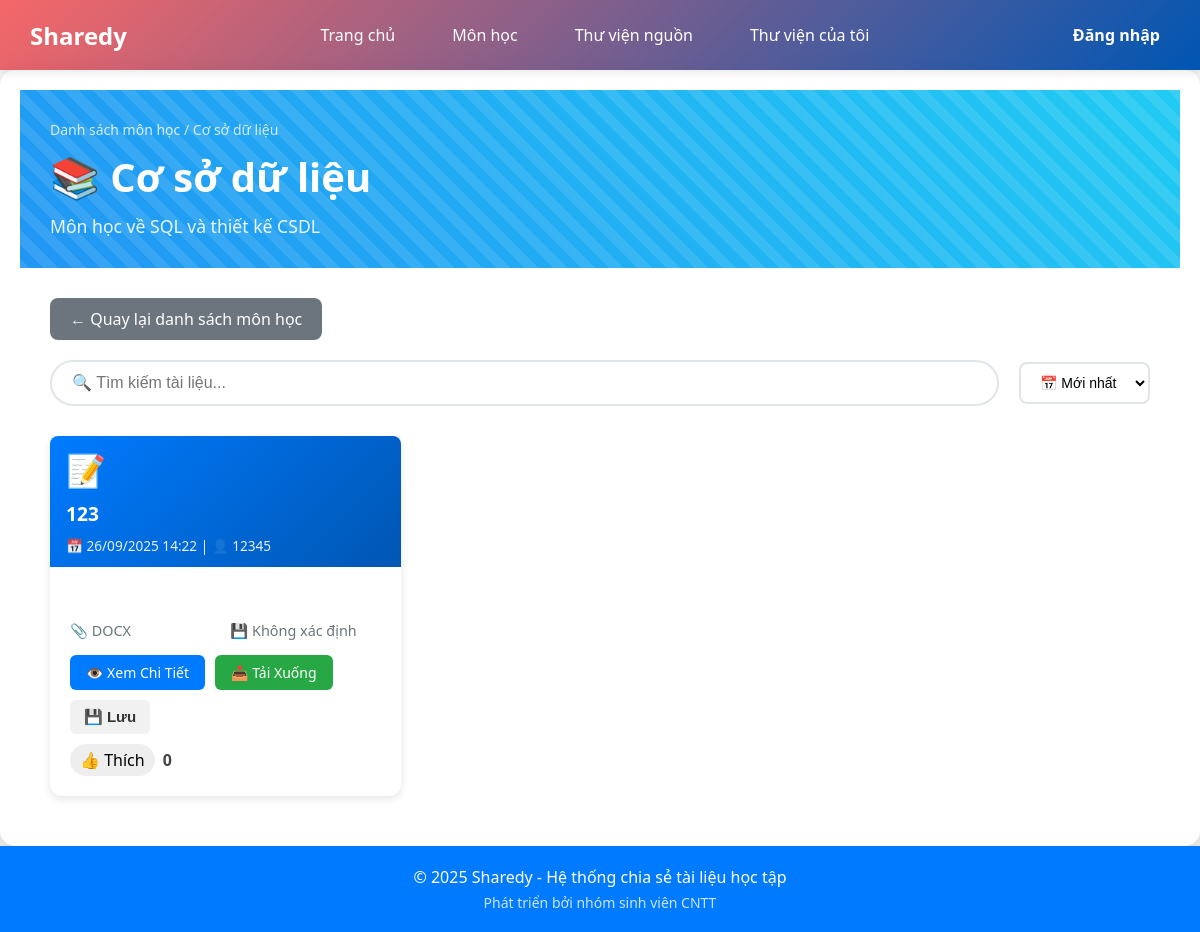
/index.php?page=tailieumon&id_mon_hoc=2, run on the app's committed database.
### tables this page shows
CREATE TABLE `mon_hoc` (
  `id` int NOT NULL AUTO_INCREMENT,
  `ten_mon` varchar(100) NOT NULL,
  `mo_ta` text,
  PRIMARY KEY (`id`)
);

CREATE TABLE `bai_chia_se` (
  `id` int NOT NULL AUTO_INCREMENT,
  `loai` enum('tai_lieu','bai_viet') NOT NULL,
  `tieu_de` varchar(200) NOT NULL,
  `mo_ta` text,
  `file_upload` varchar(255) DEFAULT NULL,
  `link_host` varchar(255) DEFAULT NULL,
  `link_source` varchar(255) DEFAULT NULL,
  `cong_nghe` varchar(255) DEFAULT NULL,
  `id_mon_hoc` int DEFAULT NULL,
  `id_danh_muc` int DEFAULT NULL,
  `id_nguoi_dung` int NOT NULL,
  `ngay_tao` timestamp NOT NULL DEFAULT CURRENT_TIMESTAMP,
  `ngay_cap_nhat` timestamp NULL DEFAULT NULL,
  `tom_tat` text,
  `tong_reaction` int DEFAULT '0',
  PRIMARY KEY (`id`),
  KEY `id_mon_hoc` (`id_mon_hoc`) /*!80000 INVISIBLE */,
  KEY `id_danh_muc` (`id_danh_muc`),
  KEY `bai_chia_se_ibfk_3` (`id_nguoi_dung`),
  CONSTRAINT `bai_chia_se_ibfk_1` FOREIGN KEY (`id_mon_hoc`) REFERENCES `mon_hoc` (`id`),
  CONSTRAINT `bai_chia_se_ibfk_2` FOREIGN KEY (`id_danh_muc`) REFERENCES `danh_muc` (`id`),
  CONSTRAINT `bai_chia_se_ibfk_3` FOREIGN KEY (`id_nguoi_dung`) REFERENCES `nguoi_dung` (`id`)
);

CREATE TABLE `nguoi_dung` (
  `id` int NOT NULL AUTO_INCREMENT,
  `ten_dang_nhap` varchar(50) NOT NULL,
  `email` varchar(100) NOT NULL,
  `mat_khau` varchar(255) NOT NULL,
  `remember_token` varchar(64) DEFAULT NULL,
  `ho_ten` varchar(100) DEFAULT NULL,
  `vai_tro` enum('quan_tri_vien','nguoi_dung','khach') DEFAULT 'khach',
  `ngay_tao` timestamp NULL DEFAULT CURRENT_TIMESTAMP,
  `ngay_cap_nhat` timestamp NULL DEFAULT CURRENT_TIMESTAMP ON UPDATE CURRENT_TIMESTAMP,
  `trang_thai` enum('hoạt_dong','khoa') DEFAULT NULL,
  `ma_xac_minh` varchar(6) DEFAULT NULL,
  `da_xac_minh` tinyint(1) DEFAULT '0',
  PRIMARY KEY (`id`),
  UNIQUE KEY `ten_dang_nhap` (`ten_dang_nhap`),
  UNIQUE KEY `email` (`email`)
);

### config/ketNoiDB.php (called while the page is built, shortened)
<?php
function lam_sach_chuoi($chuoi)
{
    return htmlspecialchars(trim($chuoi), ENT_QUOTES, 'UTF-8');
}
function dinh_dang_ngay($ngay)
{
    return date('d/m/Y H:i', strtotime($ngay));
}
function lay_tong_reaction($pdo, $id_bai)
{
    $sql = "SELECT COUNT(*) as tong FROM reaction WHERE id_bai_chia_se = ?";
    $stmt = $pdo->prepare($sql);
    $stmt->execute([$id_bai]);
    $row = $stmt->fetch();
    return $row ? $row['tong'] : 0;
}

### src/Views/taiLieuMon.php (the view, shortened to what this page needs)
<?php
include __DIR__ . '/../../config/ketNoiDB.php';
$id_mon_hoc = isset($_GET['id_mon_hoc']) ? (int)$_GET['id_mon_hoc'] : 0;
try {
    $sql_mon_hoc = "SELECT * FROM mon_hoc WHERE id = :id_mon_hoc";
    $stmt_mon_hoc = $pdo->prepare($sql_mon_hoc);
    $stmt_mon_hoc->execute([':id_mon_hoc' => $id_mon_hoc]);
    $thong_tin_mon_hoc = $stmt_mon_hoc->fetch();
} catch (PDOException $e) {
    die("Lỗi truy vấn: " . $e->getMessage());
}
try {
    $sql_tai_lieu = "SELECT bcs.*, nd.ho_ten as ten_nguoi_dang
                     FROM bai_chia_se bcs
                     LEFT JOIN nguoi_dung nd ON bcs.id_nguoi_dung = nd.id
                     WHERE bcs.id_mon_hoc = :id_mon_hoc AND bcs.loai = 'tai_lieu'
                     ORDER BY bcs.ngay_tao DESC";
    $stmt_tai_lieu = $pdo->prepare($sql_tai_lieu);
    $stmt_tai_lieu->execute([':id_mon_hoc' => $id_mon_hoc]);
    $danh_sach_tai_lieu = $stmt_tai_lieu->fetchAll();
} catch (PDOException $e) {
    $danh_sach_tai_lieu = array();
    $loi = "Không thể tải danh sách tài liệu: " . $e->getMessage();
}
function lay_icon_file($duong_dan_file)
{
    $duoi_file = strtolower(pathinfo($duong_dan_file, PATHINFO_EXTENSION));
    switch ($duoi_file) {
        case 'doc':
        case 'docx':
            return '📝';
    }
}
function tinh_kich_thuoc_file($duong_dan_file)
{
    return 'Không xác định';
}
?>
<!DOCTYPE html>
<html lang="vi">
<head>
</head>
<body>
    <div class="container">
        <div class="header">
            <div class="header-content">
                <div class="breadcrumb">
                    <a href="index.php?page=monhoc">Danh sách môn học</a> /
                    <?php echo lam_sach_chuoi($thong_tin_mon_hoc['ten_mon']); ?>
                </div>
                <h1>📚 <?php echo lam_sach_chuoi($thong_tin_mon_hoc['ten_mon']); ?></h1>
                <p>
                    <?php
                    if (!empty($thong_tin_mon_hoc['mo_ta'])) {
                        echo lam_sach_chuoi($thong_tin_mon_hoc['mo_ta']);
                    } else {
                        echo "Khám phá các tài liệu học tập chất lượng cao";
                    }
                    ?>
                </p>
            </div>
        </div>
        <div class="content">
            <a href="index.php?page=monhoc" class="back-btn">
                ← Quay lại danh sách môn học
            </a>
            <?php if (empty($danh_sach_tai_lieu)): ?>
                <div class="empty-state">
                    <h3>📭 Chưa có tài liệu nào</h3>
                    <p>Môn học này chưa có tài liệu nào được upload.</p>
                    <a href="index.php?page=upload" class="btn btn-primary">
                        ➕ Upload Tài Liệu Đầu Tiên
                    </a>
                </div>
            <?php else: ?>
                <div class="search-sort-container">
                    <input type="text"
                        class="search-box"
                        id="search-input"
                        placeholder="🔍 Tìm kiếm tài liệu...">
                    <select class="sort-select" id="sort-select" onchange="sap_xep_tai_lieu()">
                        <option value="moi-nhat">📅 Mới nhất</option>
                    </select>
                </div>
                <div class="tai-lieu-grid" id="tai-lieu-container">
                    <?php foreach ($danh_sach_tai_lieu as $tai_lieu): ?>
                        <div class="tai-lieu-card"
                            data-title="<?php echo strtolower(lam_sach_chuoi($tai_lieu['tieu_de'])); ?>"
                            data-date="<?php echo $tai_lieu['ngay_tao']; ?>">
                            <div class="tai-lieu-header">
                                <span class="file-icon">
                                    <?php echo lay_icon_file($tai_lieu['file_upload']); ?>
                                </span>
                                <div class="tai-lieu-title">
                                    <?php echo lam_sach_chuoi($tai_lieu['tieu_de']); ?>
                                </div>
                                <div class="tai-lieu-meta">
                                    📅 <?php echo dinh_dang_ngay($tai_lieu['ngay_tao']); ?>
                                    <?php if (!empty($tai_lieu['ten_nguoi_dang'])): ?>
                                        | 👤 <?php echo lam_sach_chuoi($tai_lieu['ten_nguoi_dang']); ?>
                                    <?php endif; ?>
                                </div>
                            </div>
                            <div class="tai-lieu-body">
                                <div class="tai-lieu-info">
                                    <div class="info-item">
                                        📎 <?php echo strtoupper(pathinfo($tai_lieu['file_upload'], PATHINFO_EXTENSION)); ?>
                                    </div>
                                    <div class="info-item">
                                        💾 <?php echo tinh_kich_thuoc_file($tai_lieu['file_upload']); ?>
                                    </div>
                                </div>
                                <div class="tai-lieu-actions">
                                    <a href="index.php?page=chitiettailieu&id=<?php echo $tai_lieu['id']; ?>"
                                        class="btn btn-primary">
                                        👁️ Xem Chi Tiết
                                    </a>
                                    <a href="<?php echo $tai_lieu['file_upload']; ?>"
                                        class="btn btn-success"
                                        download
                                        target="_blank">
                                        📥 Tải Xuống
                                    </a>
                                    <?php
                                    $sql = "SELECT 1 FROM thu_vien_ca_nhan WHERE id_nguoi_dung = :user AND id_bai_chia_se = :post";
                                    $stmt = $pdo->prepare($sql);
                                    $stmt->execute([
                                        ':user' => $_SESSION['user_id'] ?? 0,
                                        ':post' => $tai_lieu['id']
                                    ]);
                                    $da_luu = $stmt->fetch();
                                    ?>
                                    <button class="btn-save <?php echo $da_luu ? 'saved' : ''; ?>"
                                        onclick="toggleSave(this, <?php echo $tai_lieu['id']; ?>)">
                                        <?php echo $da_luu ? '✅ Đã lưu' : '💾 Lưu'; ?>
                                    </button>
                                </div>
                                <div class="reaction-box" data-id="<?php echo $tai_lieu['id']; ?>">
                                    <div class="like-button">
                                        👍 <span class="like-text">Thích</span>
                                    </div>
                                    <span class="reaction-count">
                                        <?php echo lay_tong_reaction($pdo, $tai_lieu['id']); ?>
                                    </span>
                                </div>
                            </div>
                        </div>
                </div>
        </div>
    <?php endforeach; ?>
    </div>
<?php endif; ?>
</body>
</html>

### src/Views/layout.php (style rules this page uses)
* { margin: 0; padding: 0; box-sizing: border-box; }
body { font-family: 'Segoe UI', Tahoma, Geneva, Verdana, sans-serif; background-color: #f4f4f4ff; }
.container { justify-content: center; align-items: center; min-height: calc(100vh - 60px); background-image: url(https://static.tramdoc.vn/image/img.news/0/0/0/8341.jpg?v=1&w=300&h=200&nocache=1); padding: 20px; background-size: cover; background-position: center; background-repeat: no-repeat; }

### src/Views/taiLieuMon.php (style rules this page uses)
* { margin: 0; padding: 0; box-sizing: border-box; }
body { font-family: 'Segoe UI', Tahoma, Geneva, Verdana, sans-serif; background: linear-gradient(135deg, #667eea 0%, #764ba2 100%); min-height: 100vh; }
.container { max-width: 1200px; margin: 0 auto; background: white; border-radius: 15px; box-shadow: 0 10px 30px rgba(0, 0, 0, 0.2); overflow: hidden; }
.header { background: linear-gradient(45deg, #2196F3, #21CBF3); color: white; padding: 30px; position: relative; overflow: hidden; }
.header::before { content: ''; position: absolute; top: -50%; right: -50%; width: 200%; height: 200%; background: repeating-linear-gradient(45deg, transparent, transparent 10px, rgba(255, 255, 255, 0.1) 10px, rgba(255, 255, 255, 0.1) 20px); animation: move 20s linear infinite; }
.header-content { position: relative; z-index: 2; }
.breadcrumb { font-size: 14px; opacity: 0.8; margin-bottom: 10px; }
.breadcrumb a { color: white; text-decoration: none; }
.header h1 { font-size: 2.5em; margin-bottom: 10px; }
.header p { font-size: 1.1em; opacity: 0.9; }
.content { padding: 30px; }
.search-sort-container { display: flex; gap: 20px; margin-bottom: 30px; flex-wrap: wrap; align-items: center; }
.search-box { flex: 1; min-width: 250px; padding: 12px 20px; border: 2px solid #e1e5e9; border-radius: 25px; font-size: 16px; transition: all 0.3s; }
.sort-select { padding: 10px 15px; border: 2px solid #e1e5e9; border-radius: 8px; background: white; cursor: pointer; font-size: 14px; }
.tai-lieu-grid { display: grid; grid-template-columns: repeat(auto-fill, minmax(280px, 1fr)); gap: 24px; margin-top: 20px; }
.tai-lieu-card { background: #fff; border-radius: 12px; box-shadow: 0 3px 8px rgba(0, 0, 0, 0.1); display: flex; flex-direction: column; justify-content: space-between; min-height: 360px; transition: transform 0.2s ease, box-shadow 0.2s ease; }
.tai-lieu-header { background: linear-gradient(135deg, #007bff, #0056b3); color: #fff; padding: 12px 16px; border-radius: 8px 8px 0 0; }
.file-icon { font-size: 2em; margin-bottom: 10px; display: block; }
.tai-lieu-title { font-size: 1.2em; font-weight: 600; margin-bottom: 8px; line-height: 1.4; display: -webkit-box; -webkit-line-clamp: 2; -webkit-box-orient: vertical; overflow: hidden; }
.tai-lieu-meta { font-size: 0.85em; opacity: 0.9; }
.tai-lieu-body { padding: 20px; }
.tai-lieu-info { display: grid; grid-template-columns: 1fr 1fr; gap: 10px; margin-bottom: 15px; font-size: 0.9em; color: #6c757d; }
.info-item { display: flex; align-items: center; gap: 5px; }
.tai-lieu-actions { display: flex; gap: 10px; flex-wrap: wrap; }
.btn { padding: 8px 16px; border: none; border-radius: 6px; text-decoration: none; font-size: 14px; font-weight: 500; transition: all 0.3s; cursor: pointer; display: inline-flex; align-items: center; gap: 5px; }
.btn-primary { background: #007bff; color: white; }
.btn-success { background: #28a745; color: white; }
.reaction-box { display: inline-flex; align-items: center; position: relative; margin-top: 10px; cursor: pointer; }
.like-button { padding: 5px 10px; background: #eee; border-radius: 20px; transition: background 0.2s; }
.reaction-count { margin-left: 8px; font-weight: bold; color: #444; }
.back-btn { background: #6c757d; color: white; padding: 10px 20px; text-decoration: none; border-radius: 8px; display: inline-flex; align-items: center; gap: 8px; font-weight: 500; transition: all 0.3s; margin-bottom: 20px; }
.btn-save { padding: 8px 14px; border: none; border-radius: 6px; font-size: 15px; cursor: pointer; font-weight: bold; background: #f1f1f1; color: #333; transition: all 0.2s ease; }

### data on the page
mon_hoc: ten_mon "Cơ sở dữ liệu", mo_ta "Môn học về SQL và thiết kế CSDL"
bai_chia_se: file_upload "📝", tieu_de "123", ngay_tao "26/09/2025 14:22", id_nguoi_dung.ho_ten "12345", file_upload "DOCX", file_upload "Không xác định", id "0"
